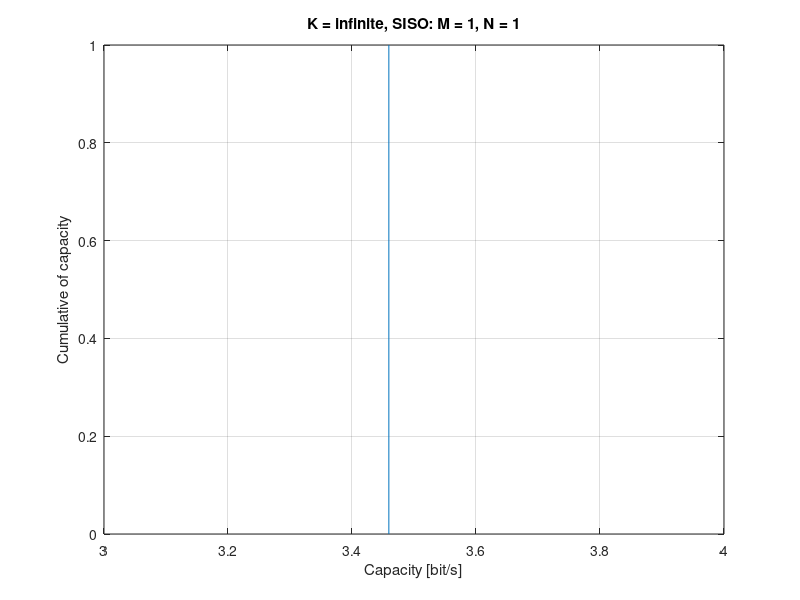

Write the MATLAB code that produced this figure.
% H: N X M?

% H_los: all elements equal to 1

% SNR: N=1 for all antenna -> SNR = P (remember to convert from dB to units)
% to find linear from dB: x = 10^(dB/10)

% dB = 10*log_10(x)

% generate H using randN

% ES 1

% Compute and plot the CDF of capacity for the 
% case of SISO AWGN( K = infinite ?) and SISO Rayleigh fading 
% channel (K=0) at 10 dB SNR.
% SISO -> N = 1, M = 1

% SISO AWGN
N = 1;
M = 1;

total_iterations = 200;

Capacities = zeros(1, total_iterations);

for i = 1:total_iterations
    %H = ones(M,N) + norm(M,N);
    % H = randn(M,N);

    H = ones(N, M);
    
    Identity_N = eye(N);
    Identity_M = eye(M);
    
    P = 10;
    Q = (P/M)*Identity_M;
    
    trace_Q = trace(Q);
    
    Capacities(1, i) = log2(det(Identity_N + H*Q*ctranspose(H)));
end

cdfplot(Capacities)
xlabel("Capacity [bit/s]")
ylabel("Cumulative of capacity")
title('K = infinite, SISO: M = 1, N = 1')


% values = unique([-20 Capacities 20]);             %// obtain values where CDF should be computed
% F = cumsum(histc(Capacities, values))/numel(Capacities);   %// compute CDF
% stairs(values, F)                        %// do the plot
% axis([min(values) max(values) -.2 1.2])  %// adjust axes
% 
% fontSize = 15;
% title('cdf of Capacities (AWGN)', 'FontSize', fontSize);
% ylabel('cdf', 'FontSize', fontSize);
% xlabel('Capacity', 'FontSize', fontSize);
% grid on;
% 
